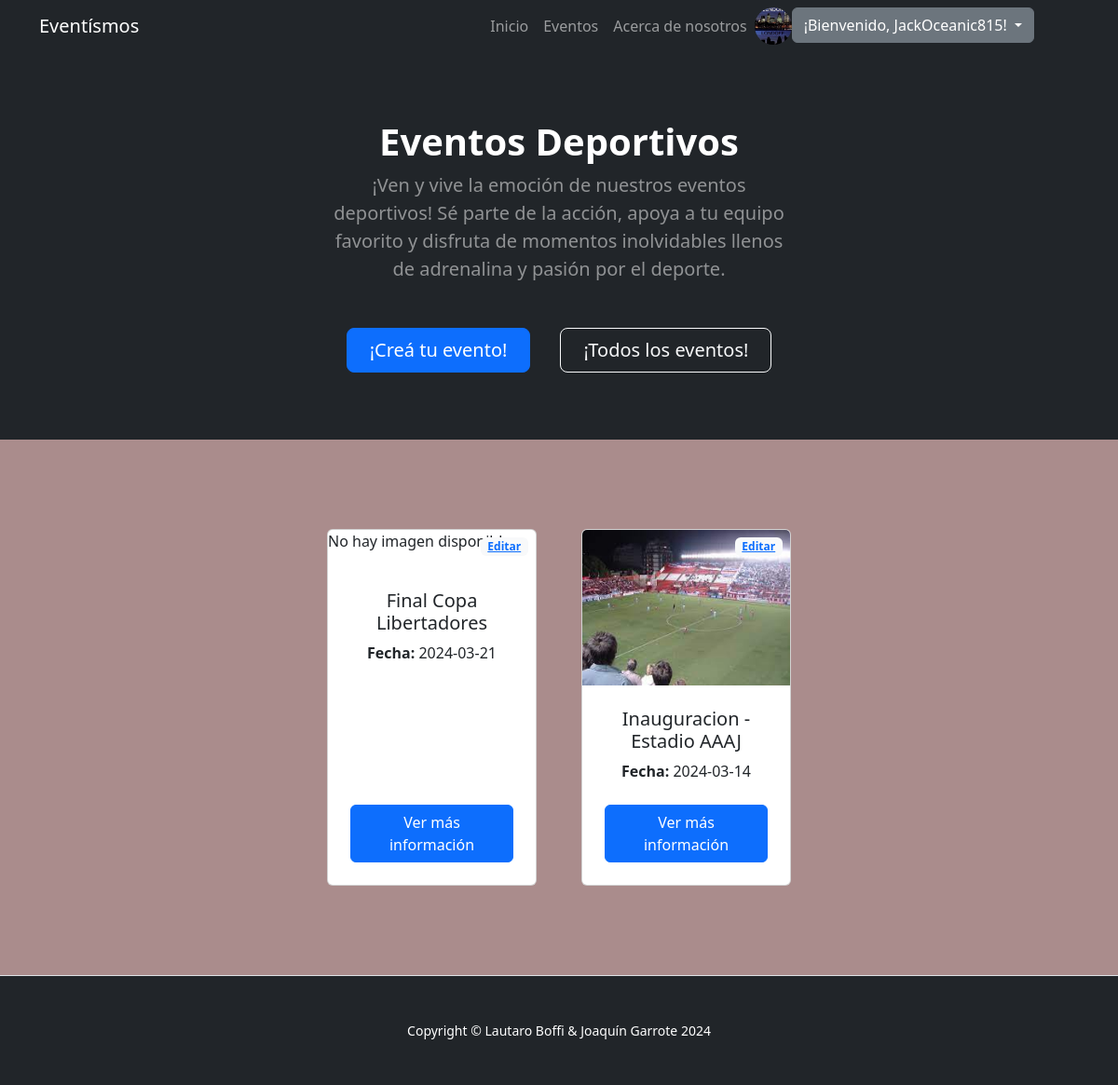
Page /appentrega/deportivos/ (signed in) on the committed database.
### users/models.py (models this page shows, shortened)
class CustomUser(AbstractUser):
    first_name = models.CharField(max_length=30, blank=True)
    last_name = models.CharField(max_length=30, blank=True)
    profile_picture = models.ImageField(upload_to='profile_pictures/', null=True, blank=True)
    description = models.CharField(max_length=30, blank=True)

### appentrega/models.py (models this page shows, shortened)
class Evento(models.Model):
    nombre = models.CharField(max_length=40)
    categoria = models.CharField(max_length=40)
    ubicacion = models.CharField(max_length=40)
    fecha = models.CharField(max_length=40)
    descripcion = models.CharField(max_length=10000)
    imagen = models.ImageField(upload_to='event_images/', null=True, blank=True)

### appentrega/views.py (the view)
# urls.py: path('deportivos/', views.deportivos, name="Deportivos"),
def deportivos(request):
    object_list = Evento.objects.all()
    return render(request, "appentrega/evento/categorias/deportivos.html", {'object_list': object_list})

### appentrega/templates/appentrega/evento/categorias/deportivos.html (shortened to what this page needs)
{% extends 'appentrega/base.html' %}
{% load static %}
{% block form %}
<header class="bg-dark py-5">
    <div class="container px-5">
        <div class="row gx-5 justify-content-center">
            <div class="col-lg-6">
                <div class="text-center mb-0 mt-4">
                    <h1 class="display-7 fw-bolder text-white mb-2">Eventos Deportivos</h1>
                </div>
                <div class="text-center mb-5 mt-0">
                    <p class="lead fw-normal text-white-50 mb-0">¡Ven y vive la emoción de nuestros eventos deportivos! Sé parte de la acción, apoya a tu equipo favorito y disfruta de momentos inolvidables llenos de adrenalina y pasión por el deporte.</p>
                </div>
                <div class="d-grid gap-3 d-sm-flex justify-content-sm-center mb-4 mt-4">
                    <a class="btn btn-primary btn-lg px-4 me-sm-3" href="{% url "CrearEvento" %}">¡Creá tu evento!</a>
                    <a class="btn btn-outline-light btn-lg px-4" href="{% url "ListaEvento" %}">¡Todos los eventos!</a>
                </div>
            </div>
        </div>
    </div>
</header>
<section class="py-5 border-bottom" id="features">
    <div class="container px-4 px-lg-5 mt-5">
        <div class="row gx-4 gx-lg-5 row-cols-2 row-cols-md-3 row-cols-xl-4 justify-content-center">
            {% for evento in object_list %}
                {% if evento.categoria == "FestivalDeportivo" %}
                    <div class="col mb-5">
                        <div class="card h-100">
                            <div class="badge bg-light text-black position-absolute" style="top: 0.5rem; right: 0.5rem">
                                <a href="{% url 'EditarEvento' evento.id %}">Editar</a>
                            </div>
                            {% if evento.imagen %}
                                <img class="card-img-top" src="{{ evento.imagen.url }}" alt="Evento Imagen" style="max-width: 450px; max-height: 300px" />
                            {% else %}
                                <p>No hay imagen disponible</p>
                            {% endif %}
                            <div class="card-body p-4">
                                <div class="text-center">
                                    <h5 class="card-title">{{ evento.nombre }}</h5>
                                    <p class="card-text"><strong>Fecha: </strong>{{ evento.fecha }}</p>
                                </div>
                            </div>
                            <div class="card-footer p-4 pt-0 border-top-0 bg-transparent">
                                <div class="text-center"><a href="{% url 'DetalleEvento' evento.id %}" class="btn btn-primary">Ver más información</a></div>
                            </div>
                        </div>
                    </div>
                {% endif %}
            {% endfor %}
        </div>
    </div>
</section>
{% endblock form %}

### appentrega/templates/appentrega/base.html (shortened to what this page needs)
<!DOCTYPE html>
<html lang="en">
  <head>
    {% load static %}
    <link href="{% static "css/styles.css" %}" rel="stylesheet" />
  </head>
  <body>
    <nav class="navbar navbar-expand-lg navbar-dark bg-dark">
      <div class="container">
        <a class="navbar-brand" href="{% url "Inicio" %}">Eventísmos</a>
        <div class="collapse navbar-collapse" id="navbarSupportedContent">
          <ul class="navbar-nav ms-auto mt-0 mb-lg-0 me-5">
            <li class="nav-item"><a class="nav-link" href="{% url "Inicio" %}">Inicio</a></li>
            <li class="nav-item"><a class="nav-link" href="{% url "ListaEvento" %}">Eventos</a></li>
            <li class="nav-item"><a class="nav-link" href="{% url "About" %}">Acerca de nosotros</a></li>
            {% if request.user.is_authenticated %}
            {% if user.profile_picture %}
                <img src="{{user.profile_picture.url}}" alt="" class="rounded-circle profile-picture" style="height: 40px;width: 40px;">
            {% endif %}
            <div class="dropdown">
                <button class="btn btn-secondary dropdown-toggle" type="button" id="dropdownMenuButton1" data-bs-toggle="dropdown" aria-expanded="false">
                   ¡Bienvenido, {{ request.user.username }}!
                </button>
            </div>
        {% endif %}
          </ul>
        </div>
      </div>
    </nav>
    {% block form %}
    {% endblock form %}
    <footer class="py-5 bg-dark">
      <div class="container px-5">
        <p class="m-0 text-center text-white small">Copyright &copy; Lautaro Boffi & Joaquín Garrote 2024</p>
      </div>
    </footer>
  </body>
</html>

### rows in the picture
CustomUser: profile_picture (picture), user.username "JackOceanic815"
Evento: imagen "No hay imagen disponible", nombre "Final Copa Libertadores", fecha "2024-03-21"
Evento: imagen (picture), nombre "Inauguracion - Estadio AAAJ", fecha "2024-03-14"
